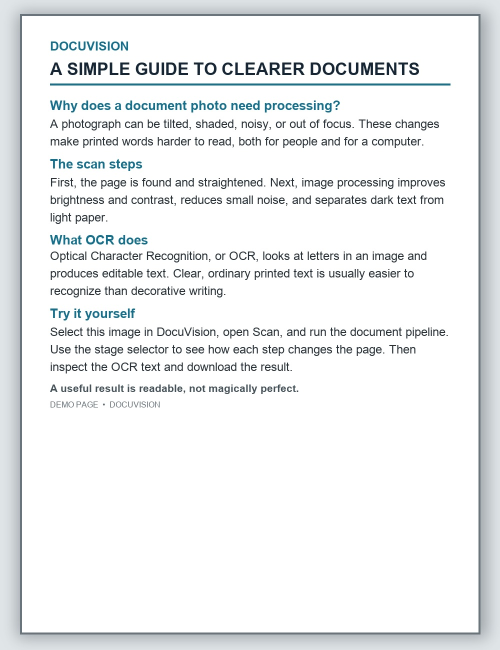
#> input picture data/samples/01_clean_print_page.jpg, 1000 x 1300 px (shown at 1/2 size)
$ python -i tab_frequency.py   (imports and definitions only)
#> lines starting #> are read from the running program, lines starting #| are printed output that depends on the picture
### src/docuvision/ui/common.py
"""Shared presentation helpers for DocuVision Streamlit tabs.

Syllabus: Unit 1 - image processing application workflow
"""

from __future__ import annotations

import cv2
import numpy as np
import streamlit as st
from numpy.typing import NDArray


def syllabus_info(topics: str, lab: str) -> None:
    """Show the required syllabus topic and lab experiment context.

    Args:
        topics: Comma-separated syllabus topics covered in this tab.
        lab: Laboratory experiment number or label.

    Returns:
        None.

    Syllabus: Unit 1 - image processing application workflow
    """
    st.info(f"**Syllabus topics covered:** {topics}  \n**Lab experiment #:** {lab}")


def require_image(image: NDArray[np.generic] | None) -> NDArray[np.uint8] | None:
    """Validate optional shared image state and return an uint8 grayscale/BGR array.

    Args:
        image: Potential grayscale, singleton-channel, or BGR source image.

    Returns:
        Validated uint8 image, or None when no source is selected.

    Syllabus: Unit 1 - image representation
    """
    if image is None:
        st.info("Choose an image in the sidebar to use this lab.")
        return None
    result = np.asarray(image)
    if (
        result.dtype != np.uint8
        or result.size == 0
        or result.ndim not in (2, 3)
        or (result.ndim == 3 and result.shape[2] not in (1, 3))
    ):
        st.error("The selected image must be nonempty uint8 grayscale or BGR.")
        return None
    return result


def gray(image: NDArray[np.uint8]) -> NDArray[np.uint8]:
    """Convert a shared grayscale/BGR image to two-dimensional grayscale."""
    if image.ndim == 2:
        return image
    if image.shape[2] == 1:
        return image[:, :, 0]
    return cv2.cvtColor(image, cv2.COLOR_BGR2GRAY)


# [20 lines left out: functions rgb, show_pair, not called in this run]

### src/docuvision/frequency.py
"""Frequency-domain image processing algorithms.

Syllabus: Unit 2 - frequency-domain image processing
"""

from __future__ import annotations

from collections.abc import Callable, Sequence
from typing import Literal

import cv2
import numpy as np
from numpy.typing import NDArray

Image = NDArray[np.uint8]
RealArray = NDArray[np.float64]
ComplexArray = NDArray[np.complex128]
WHTOrdering = Literal["walsh", "hadamard"]


def _validate_image(img: NDArray[np.generic]) -> Image:
    """Validate a nonempty uint8 grayscale, singleton-channel, or BGR image.

    Args:
        img: Image array to validate.

    Returns:
        The original image array, without copying or modifying it.

    Syllabus: Unit 2 - frequency-domain image processing
    """
    image = np.asarray(img)
    valid_shape = image.ndim == 2 or (
        image.ndim == 3 and image.shape[2] in (1, 3)
    )
    if image.dtype != np.uint8 or not valid_shape or image.size == 0:
        raise ValueError("Expected a nonempty uint8 grayscale or BGR image.")
    return image


# [160 lines left out: functions _validate_real_array, _validate_shape, _validate_cutoff, _distance_grid, dft1d_scratch, idft1d_scratch and 2 more, not called in this run]


def _normalize_uint8(values: NDArray[np.generic]) -> Image:
    """Min-max normalize finite real values to the full uint8 range.

    Args:
        values: Numeric values to normalize.

    Returns:
        uint8 array; constant input maps to all zeros.

    Syllabus: Unit 2 - frequency-domain image display
    """
    array = np.asarray(values, dtype=np.float64)
    low = float(np.min(array))
    high = float(np.max(array))
    if high <= low:
        return np.zeros(array.shape, dtype=np.uint8)
    return np.clip(np.rint((array - low) * (255.0 / (high - low))), 0, 255).astype(
        np.uint8
    )


def fft_spectrum(
    img: NDArray[np.generic],
) -> tuple[ComplexArray, Image, RealArray]:
    """Calculate the centered 2D Fourier spectrum, log magnitude, and phase.

    Args:
        img: uint8 grayscale or BGR image; color channels are transformed alone.

    Returns:
        Tuple of shifted complex spectrum, normalized log-magnitude uint8 image,
        and phase in radians. Each output has the input shape.

    Syllabus: Unit 2 - frequency-domain image display
    """
    image = _validate_image(img)

    def transform(channel: Image) -> tuple[ComplexArray, RealArray]:
        spectrum = np.fft.fftshift(np.fft.fft2(channel))
        return spectrum.astype(np.complex128, copy=False), np.angle(spectrum)

    if image.ndim == 2:
        spectrum, phase = transform(image)
    else:
        transformed = [transform(image[:, :, index]) for index in range(image.shape[2])]
        spectrum = np.stack([result[0] for result in transformed], axis=2)
        phase = np.stack([result[1] for result in transformed], axis=2)
    log_magnitude = _normalize_uint8(np.log1p(np.abs(spectrum)))
    return spectrum, log_magnitude, phase


# [503 lines left out: functions reconstruct_from_spectrum, ideal_lowpass, butterworth_lowpass, gaussian_lowpass, ideal_highpass, butterworth_highpass and 13 more, not called in this run]

### src/docuvision/ui/tab_frequency.py
"""Interactive frequency-domain and morphology laboratory.

Syllabus: Unit 3 - frequency processing and morphology
"""

from __future__ import annotations

import cv2
import numpy as np
import streamlit as st
from numpy.typing import NDArray

from docuvision.frequency import (
    apply_frequency_filter,
    butterworth_highpass,
    butterworth_lowpass,
    fft_spectrum,
    gaussian_highpass,
    gaussian_lowpass,
    ideal_highpass,
    ideal_lowpass,
    iwht2d,
    notch_reject,
    ringing_demo,
    wht2d,
    wht_basis_images,
)
from docuvision.morphology import (
    blackhat,
    closing,
    dilate,
    erode,
    gradient,
    opening,
    structuring_element,
    tophat,
)
from docuvision.ui.common import gray, require_image, syllabus_info


def render(image: NDArray[np.generic] | None) -> None:
    """Render Fourier spectrum, filters, Walsh basis, and morphology operations.

    Args:
        image: Shared grayscale or BGR source image or None.

    Returns:
        None.

    Syllabus: Unit 3 - frequency processing and morphology
    """
    syllabus_info("Fourier spectrum, LPF/HPF, periodic noise, Walsh-Hadamard, morphology", "Lab 4")
    source = require_image(image)
    if source is None:
        return
    gray_image = gray(source)
    st.subheader("Fourier spectrum and frequency filtering")
    _, magnitude, phase = fft_spectrum(gray_image)
    spectrum_columns = st.columns(3)
    spectrum_columns[0].image(gray_image, caption="Input", use_container_width=True)
    spectrum_columns[1].image(magnitude, caption="Centered log magnitude", use_container_width=True)
    phase_display = cv2.normalize(phase, None, 0, 255, cv2.NORM_MINMAX).astype(np.uint8)
    spectrum_columns[2].image(phase_display, caption="Phase", use_container_width=True)
    mask_kind = st.selectbox("Filter family", ("ideal", "Butterworth", "Gaussian"))
    pass_kind = st.selectbox("Pass type", ("Lowpass", "Highpass"))
    cutoff_max = max(2, min(gray_image.shape))
    cutoff = st.slider("Cutoff D0", 1, cutoff_max, min(30, cutoff_max), key="freq_d0")
    order = st.slider("Butterworth order n", 1, 8, 2)
    lowpass = pass_kind == "Lowpass"
    if mask_kind == "ideal":
        mask = ideal_lowpass(gray_image.shape, cutoff) if lowpass else ideal_highpass(gray_image.shape, cutoff)
    elif mask_kind == "Butterworth":
        mask = butterworth_lowpass(gray_image.shape, cutoff, order) if lowpass else butterworth_highpass(gray_image.shape, cutoff, order)
    else:
        mask = gaussian_lowpass(gray_image.shape, cutoff) if lowpass else gaussian_highpass(gray_image.shape, cutoff)
    filtered = apply_frequency_filter(gray_image, mask)
    filtered_column, mask_column = st.columns(2)
    filtered_column.image(filtered, caption=f"{mask_kind} {pass_kind}", use_container_width=True)
    mask_column.image(np.clip(mask * 255, 0, 255).astype(np.uint8), caption="Centered mask", use_container_width=True)
    with st.expander("Ideal versus smooth lowpass ringing demo"):
        demo_height, demo_width = min(128, gray_image.shape[0]), min(128, gray_image.shape[1])
        results = ringing_demo((max(8, demo_height), max(8, demo_width)), cutoff)
        ring_columns = st.columns(3)
        for column, key in zip(ring_columns, ("ideal", "butterworth", "gaussian")):
            column.image(results[key], caption=key.title(), use_container_width=True)
    with st.expander("Notch reject periodic-noise demo"):
        height, width = 128, 128
        _, xx = np.mgrid[:height, :width]
        moire = np.clip(128 + 65 * np.cos(2 * np.pi * 12 * xx / width), 0, 255).astype(np.uint8)
        notch_centers = [(height // 2, width // 2 + 12)]
        notch_mask = notch_reject(moire.shape, notch_centers, radius=2, n=2)
        cleaned = apply_frequency_filter(moire, notch_mask)
        st.image([moire, cleaned], caption=["Synthetic moire", "After notch reject"], use_container_width=True)

    st.subheader("Walsh-Hadamard transform")
    basis = wht_basis_images(8)
    montage = np.zeros((32, 32), dtype=np.uint8)
    for index, basis_image in enumerate(basis[:16]):
        row, column = divmod(index, 4)
        montage[row * 8 : (row + 1) * 8, column * 8 : (column + 1) * 8] = basis_image
    st.image(montage, caption="First 16 sequency-ordered basis images", use_container_width=False)
    block = cv2.resize(gray_image, (8, 8), interpolation=cv2.INTER_AREA).astype(np.float64)
    coefficients = wht2d(block)
    retained_count = st.slider("WHT coefficients retained", 1, 64, 16)
    retained = np.zeros_like(coefficients)
    indices = np.argsort(np.abs(coefficients).ravel())[::-1][:retained_count]
    retained.ravel()[indices] = coefficients.ravel()[indices]
    reconstructed = np.clip(np.rint(iwht2d(retained)), 0, 255).astype(np.uint8)
    st.image(reconstructed, caption="WHT reconstruction (largest-magnitude coefficients)", width=200)

    st.subheader("Morphology")
    operation = st.selectbox("Operation", ("erosion", "dilation", "opening", "closing", "gradient", "tophat", "blackhat"))
    shape = st.selectbox("Structuring element", ("rect", "ellipse", "cross"))
    size_max = max(1, min(31, max(gray_image.shape)))
    if size_max == 1:
        kernel_size = 1
        st.caption("Element size: 1 pixel (the image is tiny).")
    else:
        kernel_size = st.slider("Element size", 1, size_max, min(5, size_max))
    kernel = structuring_element(shape, kernel_size)
    binary = cv2.threshold(gray_image, 0, 255, cv2.THRESH_BINARY + cv2.THRESH_OTSU)[1]
    operation_map = {
        "erosion": erode,
        "dilation": dilate,
        "opening": opening,
        "closing": closing,
        "gradient": gradient,
        "tophat": tophat,
        "blackhat": blackhat,
    }
    morphed = operation_map[operation](binary, kernel)
    st.image([binary, morphed], caption=["Otsu binary", operation.title()], use_container_width=True)

>>> import cv2
>>> picture = cv2.imread('../../../data/samples/01_clean_print_page.jpg')
#> picture is the input picture: shape (1300, 1000, 3); mean B, G, R 239.6, 238.7, 236.7
>>> result = render(picture)
#> in fft_spectrum, `spectrum, phase = transform(image)`:
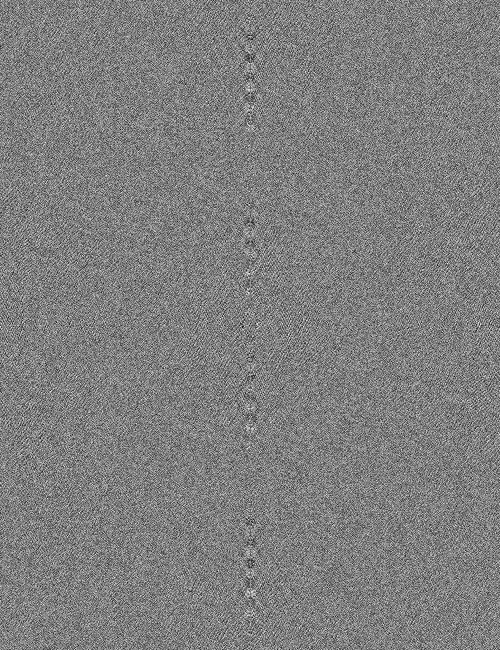
#> phase: shape (1300, 1000) float64 (shown at 1/2 size); min -3.14, max 3.14, mean -2.42e-06; drawn with min black and max white
#> in _normalize_uint8, `array = np.asarray(values, dtype=np.float64)`:
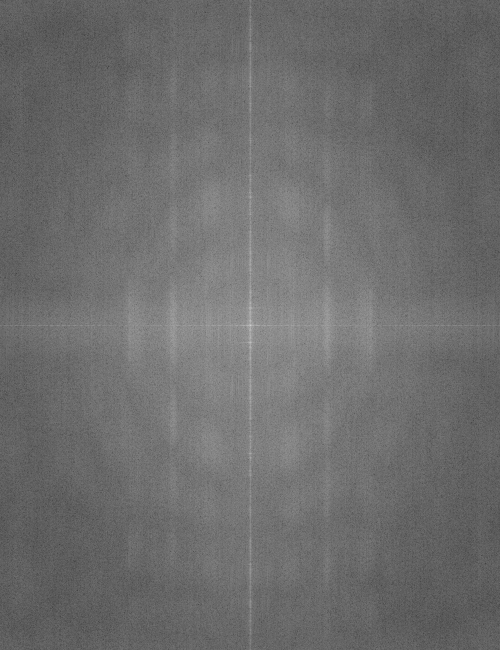
#> array: shape (1300, 1000) float64 (shown at 1/2 size); min 1.56, max 19.55, mean 9.27; drawn with min black and max white
#> in _normalize_uint8, `low = float(np.min(array))`: low = 1.56
#> in _normalize_uint8, `high = float(np.max(array))`: high = 19.55
#> (the run stopped early here; a loop or call above may not have finished)

$ run again, on data/samples/02_shadowed_tilted_page.jpg
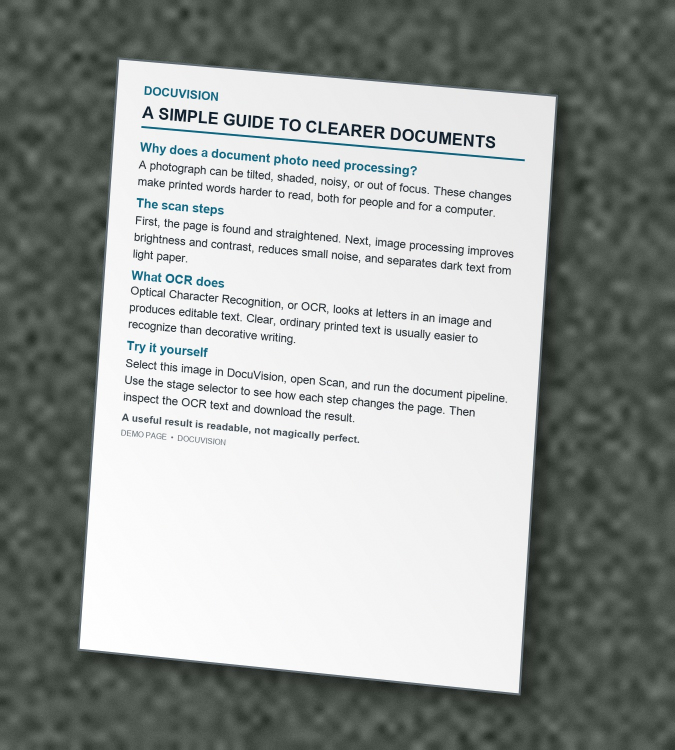
#> input picture data/samples/02_shadowed_tilted_page.jpg, 1350 x 1500 px (shown at 1/2 size)
#> picture is the input picture: shape (1500, 1350, 3); mean B, G, R 156.5, 159.4, 155.3
#> in fft_spectrum, `spectrum, phase = transform(image)`:
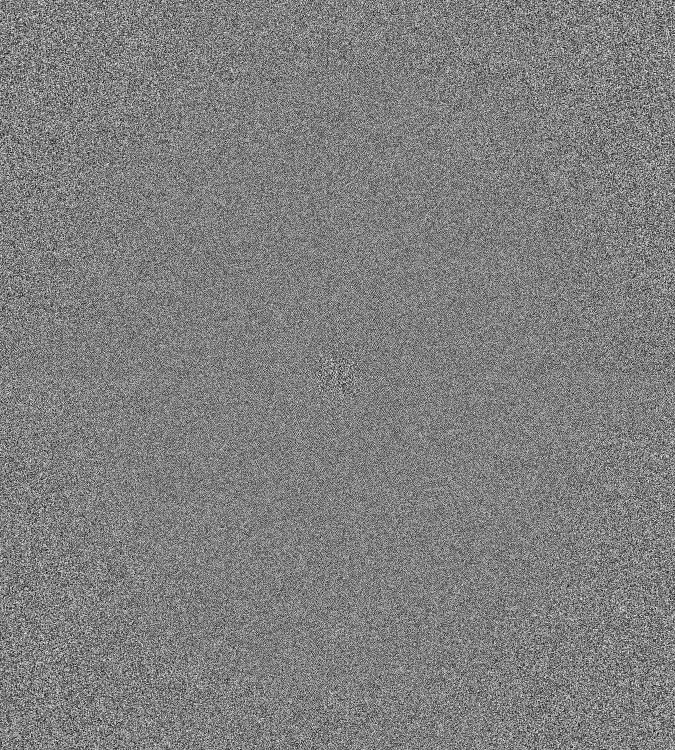
#> phase: shape (1500, 1350) float64 (shown at 1/2 size); min -3.14, max 3.14, mean 1.55e-06; drawn with min black and max white
#> in _normalize_uint8, `array = np.asarray(values, dtype=np.float64)`:
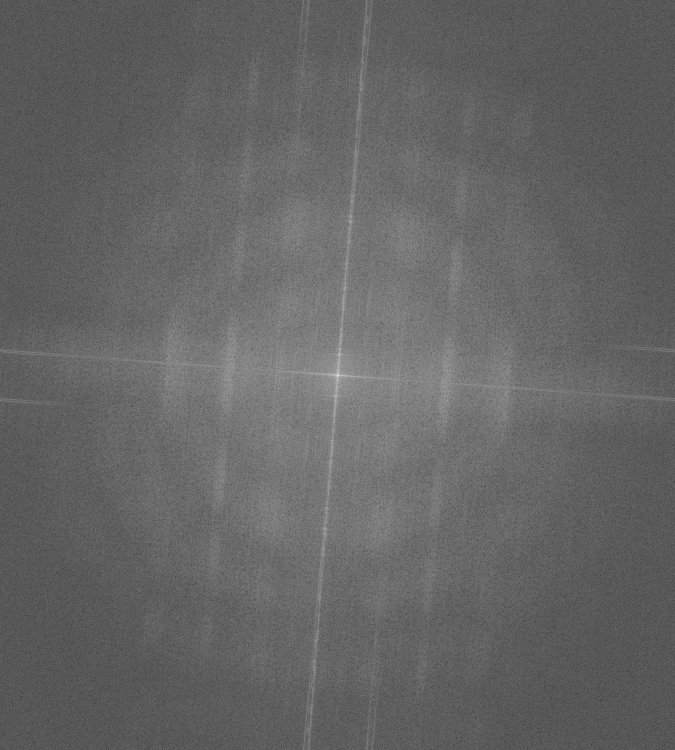
#> array: shape (1500, 1350) float64 (shown at 1/2 size); min 2.51, max 19.58, mean 9.27; drawn with min black and max white
#> low = 2.51
#> high = 19.58

$ run again, on data/samples/document_sample.png
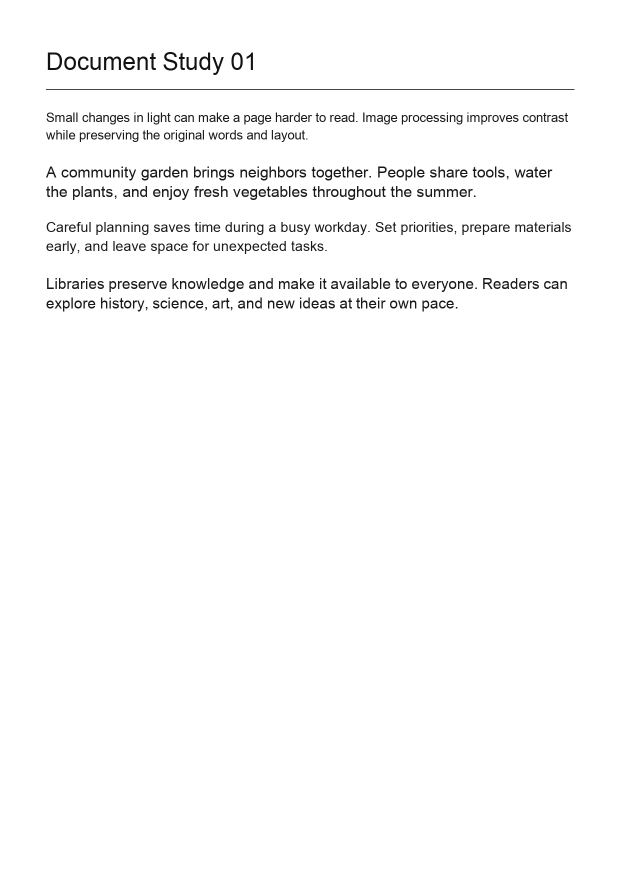
#> input picture data/samples/document_sample.png, 1240 x 1754 px (shown at 1/2 size)
#> picture is the input picture: shape (1754, 1240, 3); min 18, max 255, mean 249.9
#> in fft_spectrum, `spectrum, phase = transform(image)`:
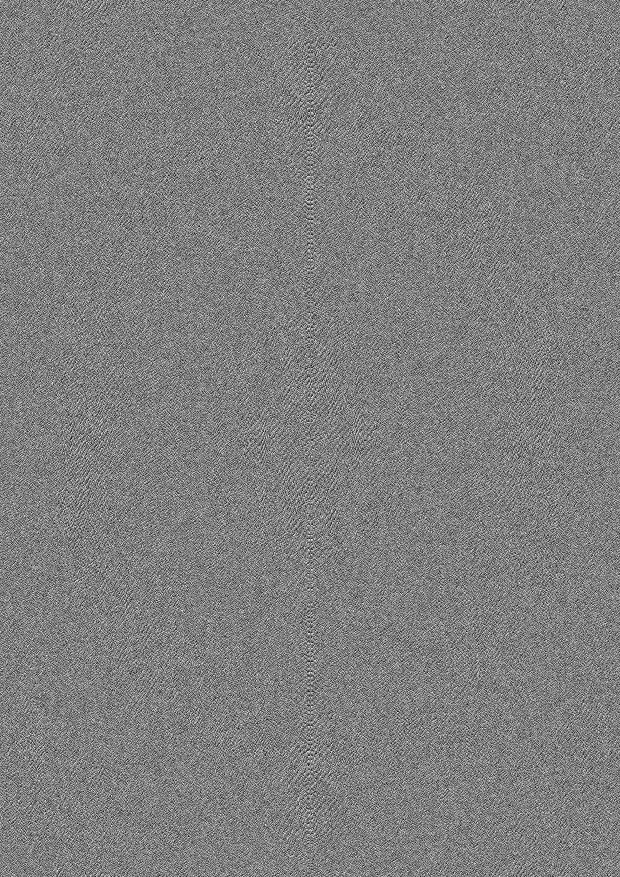
#> phase: shape (1754, 1240) float64 (shown at 1/2 size); min -3.14, max 3.14, mean -1.76e-18; drawn with min black and max white
#> in _normalize_uint8, `array = np.asarray(values, dtype=np.float64)`:
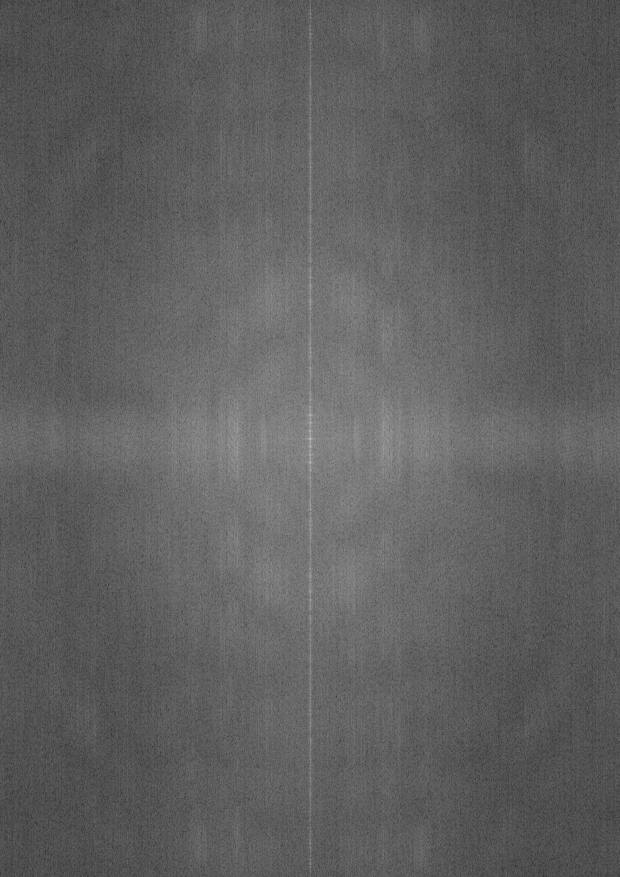
#> array: shape (1754, 1240) float64 (shown at 1/2 size); min 2.79, max 20.11, mean 9.3; drawn with min black and max white
#> low = 2.79
#> high = 20.11
